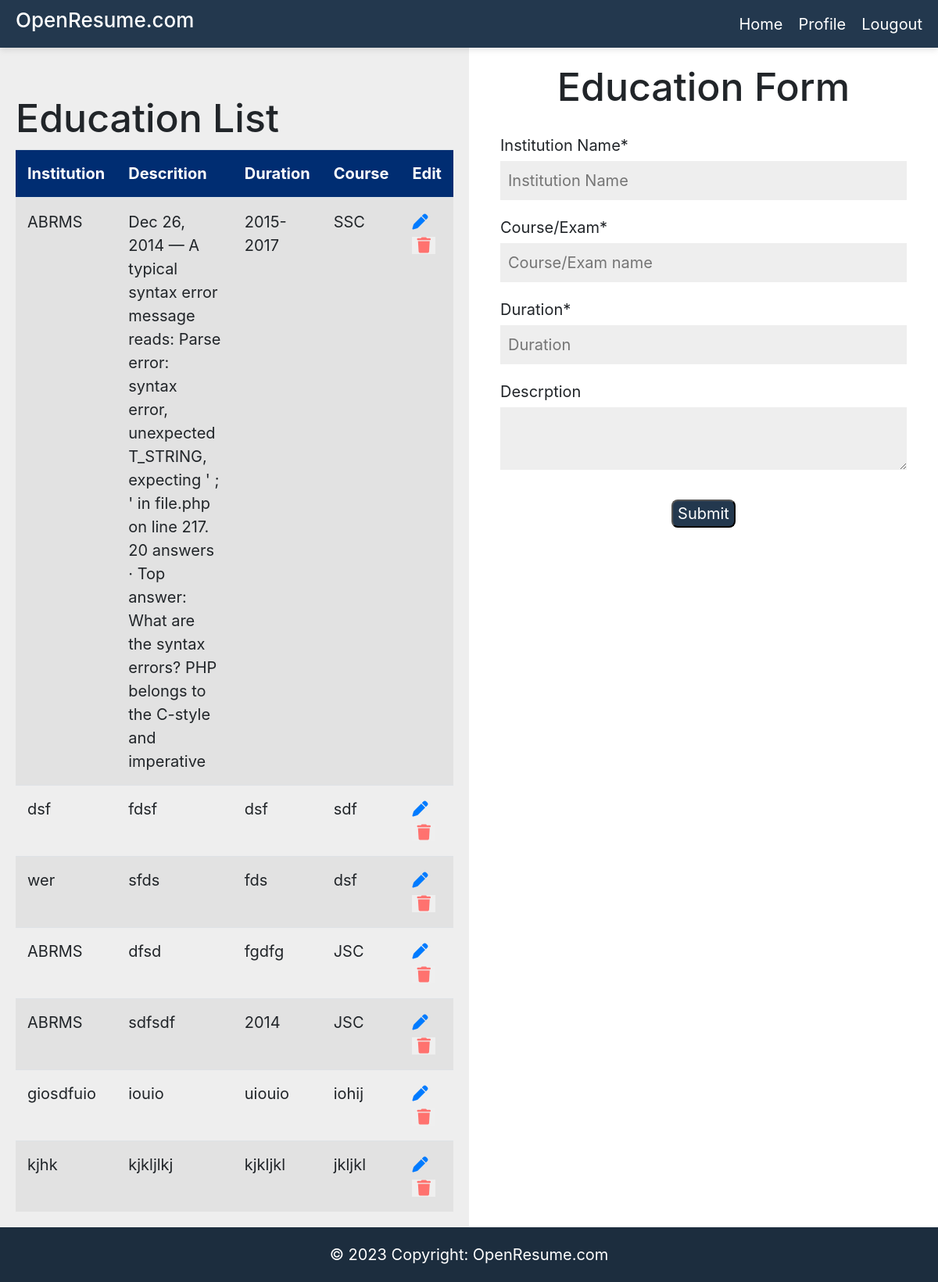
The page /add_education_info.php (signed in) on the database as committed earlier.
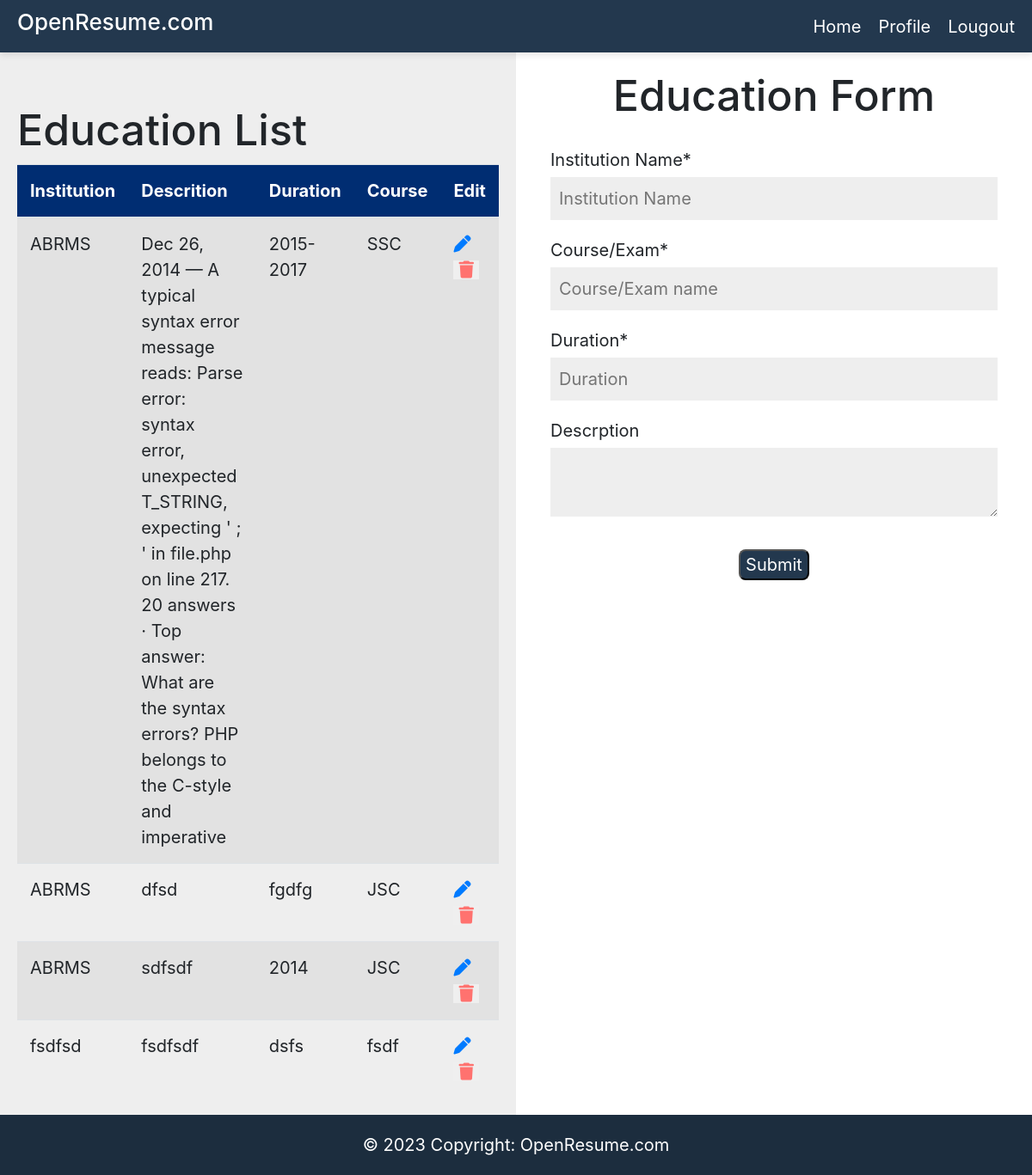
The same page on the database as committed later.
### tables this page shows
CREATE TABLE `education` (
  `id` int(11) NOT NULL,
  `account_id` int(11) DEFAULT NULL,
  `duration` varchar(255) DEFAULT NULL,
  `institution` varchar(255) NOT NULL,
  `description` mediumtext DEFAULT NULL,
  `course` varchar(255) NOT NULL
);

### middleware/authentication.php (called while the page is built, shortened)
<?php
include "config/config.php";
$conn =  dbConnection();
if (isset($_SESSION["authenticated"]) && $_SESSION["authenticated"] === true) {
    $authenticated = true;
    $id = $_SESSION["id"];
    $user_query = "select * from account where id = $id";
    $user_query_result = getQuery($conn, $user_query);
    $dataLen = count($user_query_result);
    if ($dataLen == 1) {
        $user = $user_query_result[0];
    }
}

### config/config.php (called while the page is built, shortened)
<?php
function getQuery($conn, $sql)
{
    $result = $conn->query($sql);
    $rArray = array();
    if ($result) {
        if ($result->num_rows > 0) {
            while ($row = $result->fetch_assoc()) {
                array_push($rArray, $row);
            }
        }
    }
    return $rArray;
}

### add_education_info.php (the view, shortened to what this page needs)
<!DOCTYPE html>
<html lang="en">
<head>
    <link rel="stylesheet" href="https://cdnjs.cloudflare.com/ajax/libs/font-awesome/6.4.0/css/all.min.css" />
    <link rel="stylesheet" href="https://cdn.jsdelivr.net/npm/bootstrap@4.4.1/dist/css/bootstrap.min.css">
    <link rel="stylesheet" href="css/header.css">
    <link rel="stylesheet" href="css/create_form.css">
</head>
<body>
    <?php
    include "middleware/authentication.php";
    $user_id = $user['id'];
    $institution = "";
    $description = "";
    $duration = "";
    $course = "";
    $educations = getQuery($conn, "select * from education where account_id = $user_id");
    include "snippets/header.php";
    ?>
    <div class="main-container">
        <div class="data-table">
            <h1>Education List</h1>
            <div class="table-container">
                <table class="table table-striped mb-0">
                    <thead style="background-color: #002d72;">
                        <tr>
                            <th scope="col">Institution</th>
                            <th scope="col">Descrition</th>
                            <th scope="col">Duration</th>
                            <th scope="col">Course</th>
                            <th scope="col">Edit</th>
                        </tr>
                    </thead>
                    <tbody>
                        <?php
                        foreach ($educations as $item) {
                        ?>
                            <tr>
                                <td><?php echo $item["institution"] ?></td>
                                <td><?php echo $item["description"] ?></td>
                                <td><?php echo $item["duration"] ?></td>
                                <td><?php echo $item["course"] ?></td>
                                <td>
                                    <a href="edit_education_info.php?id=<?php echo $item['id'] ?>"><i class="fa-solid fa-pen"></i></a>
                                    <form action="add_education_info.php" method="POST" style="display: inline;">
                                        <button type="submit" class="fa-solid fa-trash" style="color: #FF726F; border: none" onclick="return confirm('Are you sure?')"></button>
                                    </form>
                                </td>
                            </tr>
                        <?php
                        }
                        ?>
                    </tbody>
                </table>
            </div>
        </div>
        <div class="data-form">
            <h1>Education Form</h1>
            <form method="POST" action="add_education_info.php">
                <label for="institution_name">Institution Name*</label>
                <br>
                <input type="text" placeholder="Institution Name" name="institution" id="institution_name" value="<?php echo  $institution; ?>" required>
                <br>
                <label for="course_name">Course/Exam*</label>
                <br>
                <input type="text" placeholder="Course/Exam name" name="course" id="course_name" value="<?php echo  $course; ?>" required>
                <br>
                <label for="duration">Duration*</label>
                <br>
                <input type="text" placeholder="Duration" name="duration" id="duration" value="<?php echo  $duration; ?>" required>
                <br>
                <label for="institution_name">Descrption</label>
                <br>
                <textarea name="description" id="description"><?php echo  $description; ?></textarea>
                <div class="submit-button-container">
                    <button type="submit">Submit</button>
                </div>
            </form>
        </div>
    </div>
    <footer class="">
        <div class="text-center p-3" style="background-color: rgba(0, 0, 0, 0.2);">
            © 2023 Copyright:
            <a style="color: white" href="https://educodiv.com">OpenResume.com</a>
        </div>
    </footer>
</body>
</html>

### snippets/header.php (shortened to what this page needs)
<header>
    <div class="navbar">
        <div class="header-button">
            <h1>OpenResume.com</h1>
        </div>
        <ul id="nav_ul">
            <li><a href="index.php">Home</a></li>
            <?php if ($authenticated) { ?>
                <li><a href="profile.php">Profile</a></li>
                <li><a href="logout.php">Lougout</a></li>
            <?php } else { ?>
                <li><a href="login.php">Login</a></li>
                <li><a href="register.php">Register</a></li>
            <?php } ?>
        </ul>
    </div>
</header>

### css/header.css (style rules this page uses)
* { margin: 0px; box-sizing: border-box; font-size: 20px; }
body { overflow-x: hidden; }
header { padding: 0.5rem; background: #23384E; position: sticky; top: 0px; box-shadow: rgba(99, 99, 99, 0.2) 0px 2px 8px 0px; z-index: 9999; }
header .navbar { display: flex; justify-content: space-between; align-items: center; padding: 0px; }
header .navbar .header-button { display: flex; align-items: center; }
header .navbar h1 { color: white; font-size: 1.3rem; padding-left: 0.5rem; }
#nav_ul { display: flex; list-style: none; align-items: center; margin-bottom: 0px; }
#nav_ul a { text-decoration: none; color: white; padding: 0.5rem; }
footer { background: #23384E !important; color: white !important; }

### css/create_form.css (style rules this page uses)
.main-container { display: flex; min-height: 80vh; overflow: hidden; }
.main-container .data-table { width: 100%; padding: 1rem; padding-top: 3rem; background: #EEEEEE; }
.main-container .data-table table th { color: white; }
.main-container .data-table table tr { max-width: 200px; }
.main-container .data-form { display: flex; padding: 1rem; width: 100%; flex-direction: column; align-items: center; }
.main-container .data-form form { width: 100%; padding: 1rem; }
.main-container .data-form form label { margin-bottom: 5px; }
.main-container .data-form form input { width: 100%; padding: 0.5rem; background: #EEEEEE; outline: none; border: none; margin-bottom: 1rem; }
.main-container .data-form form textarea { width: 100%; padding: 0.5rem; background: #EEEEEE; outline: none; border: none; }
.main-container .data-form form button { background: #23384E; color: white; border-radius: 8px; }
.submit-button-container { display: flex; justify-content: center; outline: none; }

Rows that differ between the two databases and show on the page:
removed education: institution "dsf", description "fdsf", duration "dsf", course "sdf"
removed education: institution "wer", description "sfds", duration "fds", course "dsf"
removed education: institution "giosdfuio", description "iouio", duration "uiouio", course "iohij"
removed education: institution "kjhk", description "kjkljlkj", duration "kjkljkl", course "jkljkl"
added education: institution "fsdfsd", description "fsdfsdf", duration "dsfs", course "fsdf"
